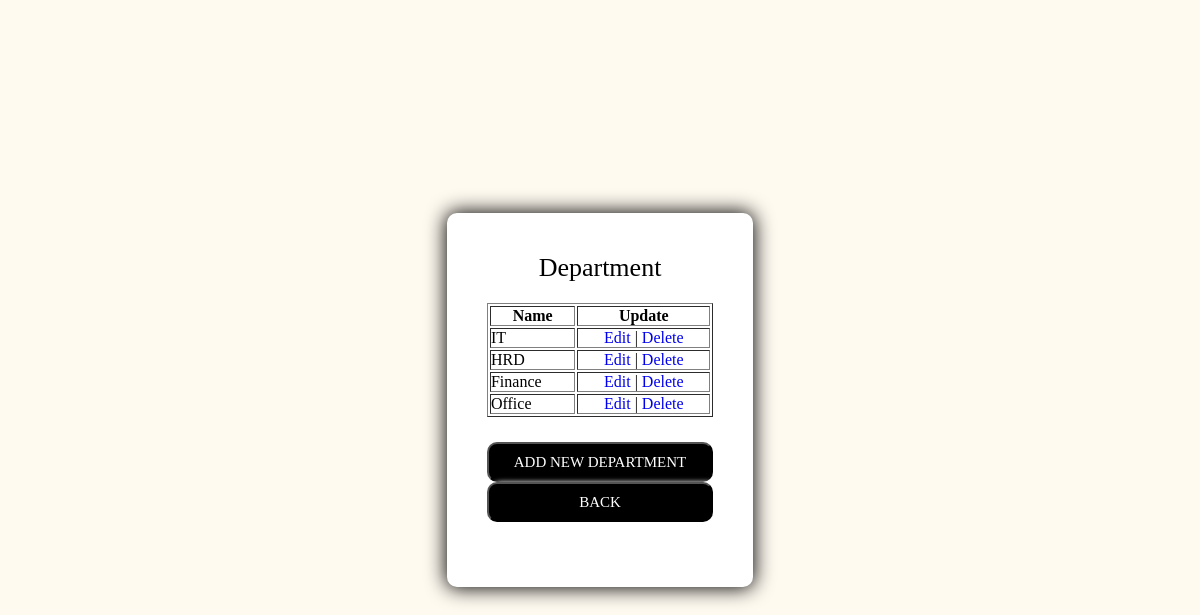
Screenshot of /department.php (signed in) with the database file from the repository.
### tables this page shows
CREATE TABLE `department` (
  `id` int(11) NOT NULL,
  `nama` varchar(255) NOT NULL
);

### department.php (the view, shortened to what this page needs)
<?php
require_once 'core/init.php';
$result = mysqli_query($connect, "SELECT * FROM department");
?>
<!DOCTYPE html>
<html>
<head>
    <link rel="stylesheet" type="text/css" href="css/website.css">
</head>
<body>
	<div class="container">
	    <div class="form-wrapper">
	    	<form class="login-form">
	    		<div class="title">
	    			<span>Department</span>
	    		</div>
		        <table width='100%' border=1>
			        <tr>
			            <th>Name</th>
			            <th>Update</th>
			        </tr>
			        <?php
				        while($data = mysqli_fetch_array($result)) {
				            echo "<tr>";
				            echo "<td>".$data['nama']."</td>";
				            echo "<td class='center'><a href='departmentedit.php?id=$data[id]'>Edit</a> | <a href='departmentdelete.php?id=$data[id]'>Delete</a></td></tr>";
				        }
			        ?>
			    </table>
		        <div class="button-wrapper">
					<a href="departmentadd.php"><button type="button">Add New Department</button></a>
					<a href="dashboard.php"><button type="button">Back</button></a>
				</div>
			</form>
	    </div>
	</div>
</body>
</html>

### css/website.css (style rules this page uses)
* { padding: 0px; font-family: cursive; margin: 0px; box-sizing: border-box; }
a { text-decoration: none; }
.center { text-align: center; }
.container { min-height: 100vh; display: flex; justify-content: center; align-items: center; background-color: floralwhite; }
.form-wrapper { width: auto; background: #fff; border-radius: 10px; padding: 40px; box-shadow: 0px 0px 20px 1px; min-width: 300px; }
.login-form { width: 100%; }
.login-form .title { font-size: 26px; padding-bottom: 20px; text-align: center; width: 100%; }
.login-form .button-wrapper { width: 100%; padding: 25px 0; }
.login-form .button-wrapper button { font-size: 15px; text-transform: uppercase; width: 100%; height: 40px; border-radius: 10px; cursor: pointer; background-color: black; color: white; box-shadow: 5px 5px 5px 5px white; }

### rows the page displays
department: nama "IT"
department: nama "HRD"
department: nama "Finance"
department: nama "Office"
